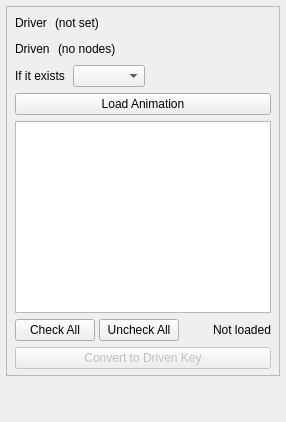
<?xml version='1.0' encoding='utf-8'?>

<ui version="4.0">

 <class>AdvancedPage</class>

 <widget class="QWidget" name="AdvancedPage">

  <layout class="QVBoxLayout" name="verticalLayout_page">

   <property name="leftMargin">
    <number>6</number>
   </property>
   <property name="topMargin">
    <number>6</number>
   </property>
   <property name="rightMargin">
    <number>6</number>
   </property>
   <property name="bottomMargin">
    <number>6</number>
   </property>
   <property name="spacing">
    <number>6</number>
   </property>

   <item>

    <widget class="QWidget" name="holder_convert">

     <layout class="QVBoxLayout" name="verticalLayout_convert">

      <property name="leftMargin">
       <number>0</number>
      </property>
      <property name="topMargin">
       <number>0</number>
      </property>
      <property name="rightMargin">
       <number>0</number>
      </property>
      <property name="bottomMargin">
       <number>0</number>
      </property>
      <property name="spacing">
       <number>4</number>
      </property>

      <item>

       <widget class="QFrame" name="widget_convert_body">

        <property name="frameShape">

         <enum>QFrame::StyledPanel</enum>

        </property>

        <layout class="QVBoxLayout" name="verticalLayout_convert_body">

         <property name="leftMargin">
          <number>8</number>
         </property>
         <property name="topMargin">
          <number>6</number>
         </property>
         <property name="rightMargin">
          <number>8</number>
         </property>
         <property name="bottomMargin">
          <number>6</number>
         </property>
         <property name="spacing">
          <number>6</number>
         </property>

         <item>
          <layout class="QHBoxLayout" name="horizontalLayout_driver">
           <property name="leftMargin">
            <number>0</number>
           </property>
           <property name="topMargin">
            <number>0</number>
           </property>
           <property name="rightMargin">
            <number>0</number>
           </property>
           <property name="bottomMargin">
            <number>0</number>
           </property>
           <property name="spacing">
            <number>8</number>
           </property>
           <item>
            <widget class="QLabel" name="label_driver_caption">
             <property name="text">
              <string>Driver</string>
             </property>
            </widget>
           </item>
           <item>
            <widget class="QLabel" name="label_driver_value">
             <property name="text">
              <string>(not set)</string>
             </property>
             <property name="toolTip">
              <string>The driver set in SDK Setup</string>
             </property>
            </widget>
           </item>
           <item>
            <spacer name="spacer_driver">
             <property name="orientation">
              <enum>Qt::Horizontal</enum>
             </property>
             <property name="sizeHint" stdset="0">
              <size>
               <width>20</width>
               <height>20</height>
              </size>
             </property>
            </spacer>
           </item>
          </layout>
         </item>
         <item>
          <layout class="QHBoxLayout" name="horizontalLayout_driven">
           <property name="leftMargin">
            <number>0</number>
           </property>
           <property name="topMargin">
            <number>0</number>
           </property>
           <property name="rightMargin">
            <number>0</number>
           </property>
           <property name="bottomMargin">
            <number>0</number>
           </property>
           <property name="spacing">
            <number>8</number>
           </property>
           <item>
            <widget class="QLabel" name="label_driven_caption">
             <property name="text">
              <string>Driven</string>
             </property>
            </widget>
           </item>
           <item>
            <widget class="QLabel" name="label_driven_value">
             <property name="text">
              <string>(no nodes)</string>
             </property>
             <property name="toolTip">
              <string>The driven nodes set in SDK Setup</string>
             </property>
            </widget>
           </item>
           <item>
            <spacer name="spacer_driven">
             <property name="orientation">
              <enum>Qt::Horizontal</enum>
             </property>
             <property name="sizeHint" stdset="0">
              <size>
               <width>20</width>
               <height>20</height>
              </size>
             </property>
            </spacer>
           </item>
          </layout>
         </item>
         <item>
          <layout class="QHBoxLayout" name="horizontalLayout_policy">
           <property name="leftMargin">
            <number>0</number>
           </property>
           <property name="topMargin">
            <number>0</number>
           </property>
           <property name="rightMargin">
            <number>0</number>
           </property>
           <property name="bottomMargin">
            <number>0</number>
           </property>
           <property name="spacing">
            <number>8</number>
           </property>
           <item>
            <widget class="QLabel" name="label_policy">
             <property name="text">
              <string>If it exists</string>
             </property>
            </widget>
           </item>
           <item>
            <widget class="QComboBox" name="combo_policy">
             <property name="toolTip">
              <string>What to do with a driven key that already exists in the scene</string>
             </property>
            </widget>
           </item>
           <item>
            <spacer name="spacer_policy">
             <property name="orientation">
              <enum>Qt::Horizontal</enum>
             </property>
             <property name="sizeHint" stdset="0">
              <size>
               <width>20</width>
               <height>20</height>
              </size>
             </property>
            </spacer>
           </item>
          </layout>
         </item>
         <item>
          <widget class="QPushButton" name="btn_load">
           <property name="text">
            <string>Load Animation</string>
           </property>
           <property name="toolTip">
            <string>List the animated attributes of the driven nodes set in SDK Setup</string>
           </property>
          </widget>
         </item>
         <item>
          <widget class="QTableView" name="table_rows">
           <property name="minimumSize">
            <size><width>0</width><height>160</height></size>
           </property>
           <property name="showGrid">
            <bool>false</bool>
           </property>
           <property name="wordWrap">
            <bool>false</bool>
           </property>
           <property name="editTriggers">
            <enum>QAbstractItemView::NoEditTriggers</enum>
           </property>
           <property name="selectionMode">
            <enum>QAbstractItemView::NoSelection</enum>
           </property>
          </widget>
         </item>
         <item>
          <layout class="QHBoxLayout" name="horizontalLayout_check">
           <property name="leftMargin">
            <number>0</number>
           </property>
           <property name="topMargin">
            <number>0</number>
           </property>
           <property name="rightMargin">
            <number>0</number>
           </property>
           <property name="bottomMargin">
            <number>0</number>
           </property>
           <property name="spacing">
            <number>4</number>
           </property>
           <item>
            <widget class="QPushButton" name="btn_check_all">
             <property name="text">
              <string>Check All</string>
             </property>
            </widget>
           </item>
           <item>
            <widget class="QPushButton" name="btn_uncheck_all">
             <property name="text">
              <string>Uncheck All</string>
             </property>
            </widget>
           </item>
           <item>
            <spacer name="spacer_check">
             <property name="orientation">
              <enum>Qt::Horizontal</enum>
             </property>
             <property name="sizeHint" stdset="0">
              <size>
               <width>20</width>
               <height>20</height>
              </size>
             </property>
            </spacer>
           </item>
           <item>
            <widget class="QLabel" name="label_summary">
             <property name="text">
              <string>Not loaded</string>
             </property>
            </widget>
           </item>
          </layout>
         </item>
         <item>
          <widget class="QPushButton" name="btn_convert">
           <property name="enabled">
            <bool>false</bool>
           </property>
           <property name="text">
            <string>Convert to Driven Key</string>
           </property>
           <property name="toolTip">
            <string>Convert the checked attributes. The timeline animation is deleted once it is converted</string>
           </property>
          </widget>
         </item>

        </layout>

       </widget>

      </item>

     </layout>

    </widget>

   </item>

   <item>

    <spacer name="spacer_page">

     <property name="orientation">

      <enum>Qt::Vertical</enum>

     </property>

     <property name="sizeHint" stdset="0">

      <size>

       <width>20</width>

       <height>40</height>

      </size>

     </property>

    </spacer>

   </item>

  </layout>

 </widget>

</ui>
